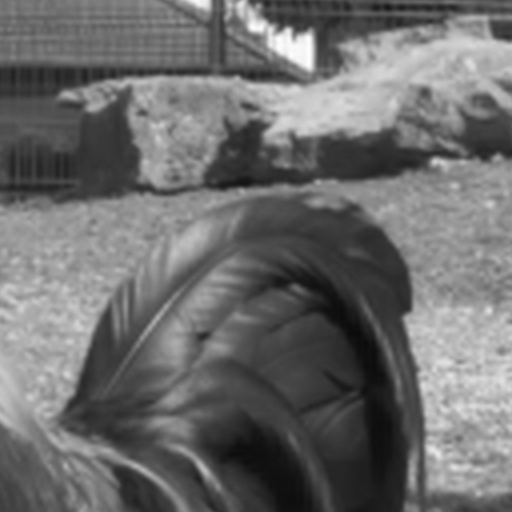
#> input picture test_images/ALASKA_00025.jpg, 512 x 512 px; its folder holds only this picture in this run
$ python example.py   (older library calls are emulated)
#> lines starting #> are read from the running program, lines starting #| are printed output that depends on the picture
#> (reads w.npy from the repository)
### detectAdobe.py
# -*- coding: UTF-8 -*-
"""
@author: Jan Butora (jan.butora@univ-lille.fr)
@author: Patrick Bas (patrick.bas@univ-lille.fr)
CNRS, University of Lille 2024
"""

import numpy as np
from PIL import Image
import prnu
from skimage.util import view_as_blocks
from scipy.stats import norm

# [7 lines left out: function qfunc, not called in this run]

def inv_qfunc(x):
  """
  Inverse Q function
  :param x: value(s) to compute the Inverse Q function of
  :return: the Inverse Q function of input value x
  """
  return norm.ppf(1-x)

def get_threshold(alpha, mu, sigma):
  """
  Finds a threshold of a desired FPR alpha for a Gaussian distribution with mean mu and std sigma. The values above this threshold will be considered as containing the Adobe pattern
  :param alpha: Desired False Positive Rate
  :param mu: mean of the Gaussian distribution
  :param sigma: standard deviation of the Gaussian distribution
  :return: The decision threshold
  """
  return mu + sigma*inv_qfunc(alpha)

def test_statistic(im_name,watermark):
  """
  Computes the test statistic as given by Equation (15)
  :param im_name: Image path of an image
  :param watermark: array containing the Adobe pattern
  :return: The test statistic (15)
  """
#> called with im_name = './test_images/ALASKA_00025.jpg'
  im = np.float32(np.array(Image.open(im_name)))
  h_w, w_w = watermark.shape

  h,w = im.shape[:2]
#> h = 512; w = 512

  # If image is in portrait orientation, rotate
  if h> w:
      im = np.rot90(im, 1)
      h,w = w,h

  res = prnu.extract_single(im)

  res = res[:res.shape[0]//h_w*h_w,:res.shape[1]//w_w*w_w]
  res_view = view_as_blocks(res, (h_w,w_w))
  corr = np.mean((watermark-watermark.mean())*(res_view-np.mean(res_view, axis=(-1,-2)).reshape(res_view.shape[0], res_view.shape[1],1,1)), axis=(-1,-2))/np.std(watermark)/np.std(res_view,axis=(-1,-2))
  T = np.mean(corr)*np.sqrt(corr.size)

  return T

def detect_adobe_pattern(im_name, adobe_pattern, FPR=1e-5):
  """
  Computes if a given image contains the adobe pattern
  :param im_name: Image path of an image
  :param adobe_pattern: array containing the Adobe pattern
  :param FPR: Desired False Positive Rate
  :return: True if the Adobe pattern has been detected in the given image with a prescribed FPR, False otherwise. Additionally returns the test statistic T, as given by equation (15)
  """
  T = test_statistic(im_name, adobe_pattern)
  mu = 0
  sigma = 1/np.sqrt(adobe_pattern.size)
  threshold = get_threshold(FPR, mu, sigma)
  return T>threshold, T

### prnu/functions.py
# -*- coding: UTF-8 -*-
"""
@author: Luca Bondi (luca.bondi@polimi.it)
@author: Paolo Bestagini (paolo.bestagini@polimi.it)
@author: Nicolò Bonettini (nicolo.bonettini@polimi.it)
Politecnico di Milano 2018
"""

from multiprocessing import Pool, cpu_count

import numpy as np
import pywt
from numpy.fft import fft2, ifft2
from scipy.ndimage import filters
from sklearn.metrics import roc_curve, auc
from tqdm import tqdm


class ArgumentError(Exception):
    pass


"""
Extraction functions
"""


def extract_single(im: np.ndarray,
                   levels: int = 4,
                   sigma: float = 5,
                   wdft_sigma: float = 0) -> np.ndarray:
    """
    Extract noise residual from a single image
    :param im: grayscale or color image, np.uint8
    :param levels: number of wavelet decomposition levels
    :param sigma: estimated noise power
    :param wdft_sigma: estimated DFT noise power
    :return: noise residual
    """

    W = noise_extract(im, levels, sigma)
    W = rgb2gray(W)
    W = zero_mean_total(W)
    W_std = W.std(ddof=1) if wdft_sigma == 0 else wdft_sigma
    W = wiener_dft(W, W_std).astype(np.float32)

    return W


def noise_extract(im: np.ndarray, levels: int = 4, sigma: float = 5) -> np.ndarray:
    """
    NoiseExtract as from Binghamton toolbox.

    :param im: grayscale or color image, np.uint8
    :param levels: number of wavelet decomposition levels
    :param sigma: estimated noise power
    :return: noise residual
    """
#> called with levels = 4, sigma = 5

    assert (im.ndim in [2, 3])

    im = im.astype(np.float32)

    noise_var = sigma ** 2

    if im.ndim == 2:
        im.shape += (1,)

    W = np.zeros(im.shape, np.float32)

    for ch in range(im.shape[2]):

        wlet = None
        while wlet is None and levels > 0:
            try:
                wlet = pywt.wavedec2(im[:, :, ch], 'db4', level=levels)
            except ValueError:
                levels -= 1
                wlet = None
        if wlet is None:
            raise ValueError('Impossible to compute Wavelet filtering for input size: {}'.format(im.shape))

        wlet_details = wlet[1:]

        wlet_details_filter = [None] * len(wlet_details)
        # Cycle over Wavelet levels 1:levels-1
        for wlet_level_idx, wlet_level in enumerate(wlet_details):
            # Cycle over H,V,D components
            level_coeff_filt = [None] * 3
            for wlet_coeff_idx, wlet_coeff in enumerate(wlet_level):
                level_coeff_filt[wlet_coeff_idx] = wiener_adaptive(wlet_coeff, noise_var)
            wlet_details_filter[wlet_level_idx] = tuple(level_coeff_filt)

        # Set filtered detail coefficients for Levels > 0 ---
        wlet[1:] = wlet_details_filter

        # Set to 0 all Level 0 approximation coefficients ---
        wlet[0][...] = 0

        # Invert wavelet transform ---
        wrec = pywt.waverec2(wlet, 'db4')
        try:
            W[:, :, ch] = wrec
        except ValueError:
            W = np.zeros(wrec.shape[:2] + (im.shape[2],), np.float32)
            W[:, :, ch] = wrec
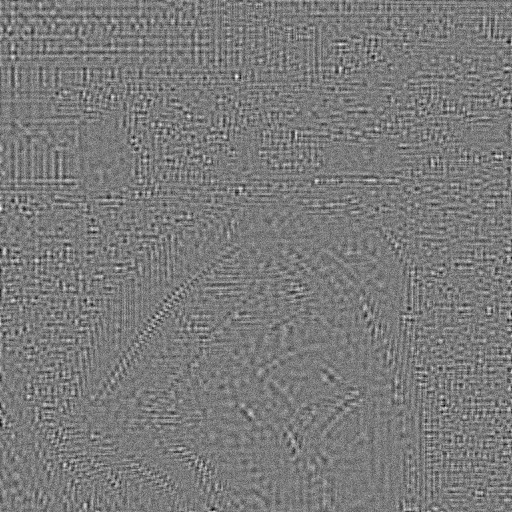
#> W: shape (512, 512, 1) float32; min -9.17, max 9.82, mean 0.000123; drawn with min black and max white
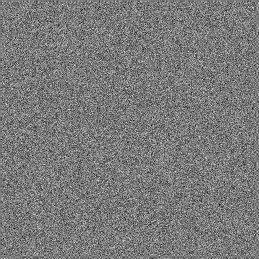
#> wlet_coeff: shape (259, 259) float32; min -3.73, max 4.06, mean 0.00401; drawn with min black and max white
#> after the loop, levels = 4

    if W.shape[2] == 1:
        W.shape = W.shape[:2]

    W = W[:im.shape[0], :im.shape[1]]

    return W


# [89 lines left out: functions noise_extract_compact, extract_multiple_aligned, cut_ctr, not called in this run]


def wiener_dft(im: np.ndarray, sigma: float) -> np.ndarray:
    """
    Adaptive Wiener filter applied to the 2D FFT of the image
    :param im: multidimensional array
    :param sigma: estimated noise power
    :return: filtered version of input im
    """
    noise_var = sigma ** 2
    h, w = im.shape

    im_noise_fft = fft2(im)
    im_noise_fft_mag = np.abs(im_noise_fft / (h * w) ** .5)

    im_noise_fft_mag_noise = wiener_adaptive(im_noise_fft_mag, noise_var)

    zeros_y, zeros_x = np.nonzero(im_noise_fft_mag == 0)

    im_noise_fft_mag[zeros_y, zeros_x] = 1
    im_noise_fft_mag_noise[zeros_y, zeros_x] = 0

    im_noise_fft_filt = im_noise_fft * im_noise_fft_mag_noise / im_noise_fft_mag
    im_noise_filt = np.real(ifft2(im_noise_fft_filt))

    return im_noise_filt.astype(np.float32)


def zero_mean(im: np.ndarray) -> np.ndarray:
    """
    ZeroMean called with the 'both' argument, as from Binghamton toolbox.
    :param im: multidimensional array
    :return: zero mean version of input im
    """
    # Adapt the shape ---
    if im.ndim == 2:
        im.shape += (1,)

    h, w, ch = im.shape
#> h = 256; w = 256; ch = 1

    # Subtract the 2D mean from each color channel ---
    ch_mean = im.mean(axis=0).mean(axis=0)
#> ch_mean = [0.00507]
    ch_mean.shape = (1, 1, ch)
    i_zm = im - ch_mean

    # Compute the 1D mean along each row and each column, then subtract ---
    row_mean = i_zm.mean(axis=1)
#> row_mean = 256 values, max 0.99 at index 28, min -1.14 at index 26, mean 1e-08
    col_mean = i_zm.mean(axis=0)
#> col_mean = 256 values, max 0.455 at index 98, min -0.389 at index 100, mean 7.1e-09

    row_mean.shape = (h, 1, ch)
    col_mean.shape = (1, w, ch)

    i_zm_r = i_zm - row_mean
    i_zm_rc = i_zm_r - col_mean

    # Restore the shape ---
    if im.shape[2] == 1:
        i_zm_rc.shape = im.shape[:2]

    return i_zm_rc


def zero_mean_total(im: np.ndarray) -> np.ndarray:
    """
    ZeroMeanTotal as from Binghamton toolbox.
    :param im: multidimensional array
    :return: zero mean version of input im
    """
    im[0::2, 0::2] = zero_mean(im[0::2, 0::2])
    im[1::2, 0::2] = zero_mean(im[1::2, 0::2])
    im[0::2, 1::2] = zero_mean(im[0::2, 1::2])
    im[1::2, 1::2] = zero_mean(im[1::2, 1::2])
#> in zero_mean (call 4), `ch_mean = im.mean(axis=0).mean(axis=0)`: ch_mean = [-0.00129]
#> in zero_mean (call 4), `i_zm = im - ch_mean`:
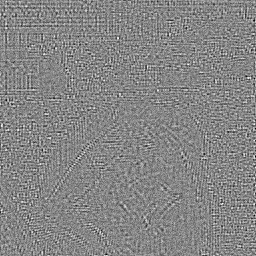
#> i_zm: shape (256, 256, 1) float32; min -7.69, max 6.96, mean 2.08e-08; drawn with min black and max white
#> in zero_mean (call 4), `row_mean = i_zm.mean(axis=1)`: row_mean = 256 values, max 0.821 at index 24, min -0.796 at index 26, mean 1.93e-08
#> in zero_mean (call 4), `col_mean = i_zm.mean(axis=0)`: col_mean = 256 values, max 0.352 at index 113, min -0.327 at index 96, mean 1.82e-08
    return im


def rgb2gray(im: np.ndarray) -> np.ndarray:
    """
    RGB to gray as from Binghamton toolbox.
    :param im: multidimensional array
    :return: grayscale version of input im
    """
    rgb2gray_vector = np.asarray([0.29893602, 0.58704307, 0.11402090]).astype(np.float32)
    rgb2gray_vector.shape = (3, 1)

    if im.ndim == 2:
        im_gray = np.copy(im)
    elif im.shape[2] == 1:
        im_gray = np.copy(im[:, :, 0])
    elif im.shape[2] == 3:
        w, h = im.shape[:2]
        im = np.reshape(im, (w * h, 3))
        im_gray = np.dot(im, rgb2gray_vector)
        im_gray.shape = (w, h)
    else:
        raise ValueError('Input image must have 1 or 3 channels')

    return im_gray.astype(np.float32)


def threshold(wlet_coeff_energy_avg: np.ndarray, noise_var: float) -> np.ndarray:
    """
    Noise variance theshold as from Binghamton toolbox.
    :param wlet_coeff_energy_avg:
    :param noise_var:
    :return: noise variance threshold
    """
    res = wlet_coeff_energy_avg - noise_var
    return (res + np.abs(res)) / 2


def wiener_adaptive(x: np.ndarray, noise_var: float, **kwargs) -> np.ndarray:
    """
    WaveNoise as from Binghamton toolbox.
    Wiener adaptive flter aimed at extracting the noise component
    For each input pixel the average variance over a neighborhoods of different window sizes is first computed.
    The smaller average variance is taken into account when filtering according to Wiener.
    :param x: 2D matrix
    :param noise_var: Power spectral density of the noise we wish to extract (S)
    :param window_size_list: list of window sizes
    :return: wiener filtered version of input x
    """
    window_size_list = list(kwargs.pop('window_size_list', [3, 5, 7, 9]))

    energy = x ** 2

    avg_win_energy = np.zeros(x.shape + (len(window_size_list),))
    for window_idx, window_size in enumerate(window_size_list):
        avg_win_energy[:, :, window_idx] = filters.uniform_filter(energy,
                                                                  window_size,
                                                                  mode='constant')

    coef_var = threshold(avg_win_energy, noise_var)
    coef_var_min = np.min(coef_var, axis=2)

    x = x * noise_var / (coef_var_min + noise_var)

    return x


# [68 lines left out: functions inten_scale, saturation, inten_sat_compact, not called in this run]


"""
Cross-correlation functions
"""


# [86 lines left out: functions crosscorr_2d, aligned_cc, pce, not called in this run]


"""
Statistical functions
"""


# [50 lines left out: functions stats, gt, not called in this run]

### example.py
# -*- coding: UTF-8 -*-
"""
@author: Jan Butora (jan.butora@univ-lille.fr)
@author: Patrick Bas (patrick.bas@univ-lille.fr)
CNRS, University of Lille 2024
"""
import numpy as np
from glob import glob
import os
from bruteforce_adobe_pattern import *
from detectAdobe import *

def main():
  FPR = 1e-5
  w_path = './w.npy'

  if os.path.exists(w_path):
    w = np.load(w_path)
  else:
    print('Estimating the Adobe pattern...')
    w = estimate_pattern()
    np.save(w_path, w)

  im_list = np.array(sorted(glob("./test_images/*.jpg")))
  pattern_present = np.zeros((len(im_list)), dtype=bool)
  statistic = np.zeros((len(im_list)))
  for i, im_name in enumerate(im_list):
      pattern_present[i], statistic[i] = detect_adobe_pattern(im_name, w, FPR)
#> in extract_single, `W_std = W.std(ddof=1) if wdft_sigma == 0 else wdft_sigma`: W_std = 1.53
#> in wiener_dft, `noise_var = sigma ** 2`: noise_var = 2.36
#> after the loop in wiener_adaptive (call 13), `for window_idx, window_size in enumerate(window_size_list):`:
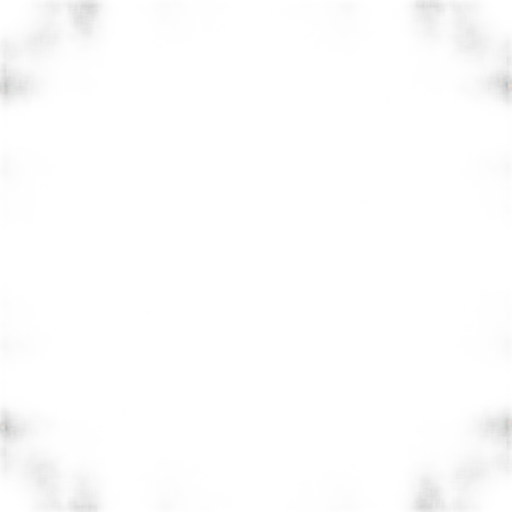
#> avg_win_energy: shape (512, 512, 4) float64; mean of channels 0, 1, 2, 3 2.3, 2.3, 2.3, 2.3; transparent parts drawn white
#> in wiener_adaptive (call 13), `x = x * noise_var / (coef_var_min + noise_var)`:
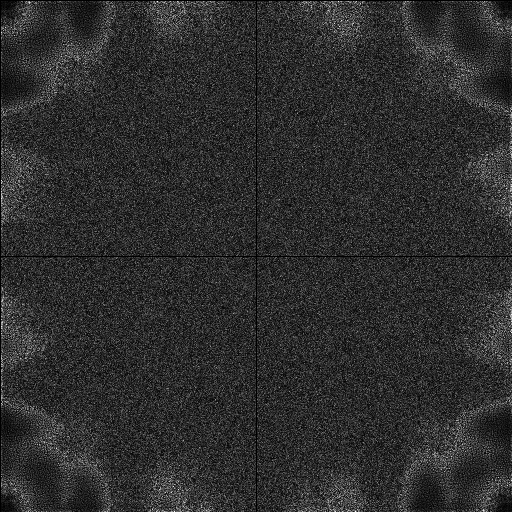
#> x: shape (512, 512) float64; min 5.41e-09, max 4.47, mean 0.814; drawn with min black and max white
#> in wiener_dft, `zeros_y, zeros_x = np.nonzero(im_noise_fft_mag == 0)`: zeros_y = empty array
#> in wiener_dft, `im_noise_filt = np.real(ifft2(im_noise_fft_filt))`:
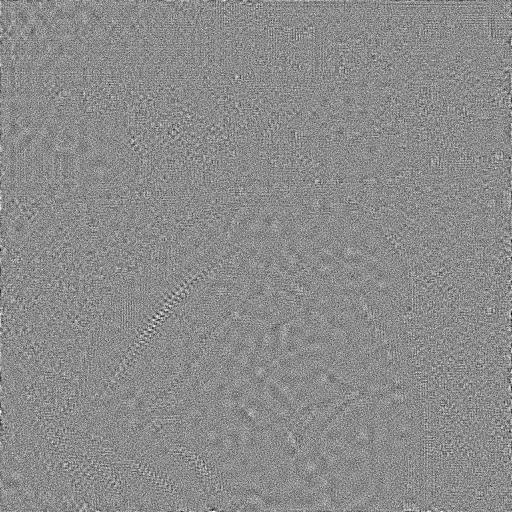
#> im_noise_filt: shape (512, 512) float64; min -6.34, max 5.23, mean -9.21e-09; drawn with min black and max white
#> in test_statistic, `corr = np.mean((watermark-watermark.mean())*(res_view-np.mean(res_view..`: corr = [[0.0019, 0.00097, 0.00267, -0.00176], [-0.00502, -0.00514, 0.0108, 0.00479], [0.01, 0.00232, -0.00636, -0.00215], [-0.00738, -0.00923, 0.00656, 0.00646]]
#> in test_statistic, `corr = np.mean((watermark-watermark.mean())*(res_view-np.mean(res_view..`:
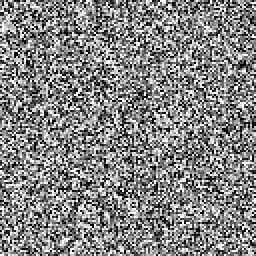
#> watermark: shape (128, 128) float64 (shown 2 times larger); min -0.535, max 0.473, mean -0.011; drawn with min black and max white
#> in test_statistic, `T = np.mean(corr)*np.sqrt(corr.size)`: T = 0.00236

  print('Images:', im_list)
  print('Test statistics:', statistic)
  print('Decision threshold for FPR {} : {}'.format(FPR, get_threshold(FPR, 0, 1/np.sqrt(w.size))))
  print('Adobe pattern detected in:', im_list[pattern_present])

if __name__ == '__main__':
  main()
